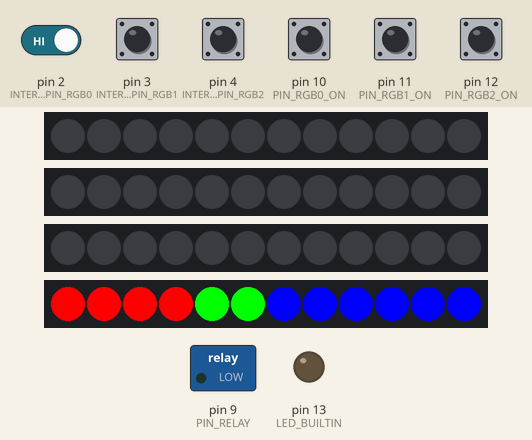
Recording of a sketch running on a simulated Arduino Uno, built with avr-gcc and run on an emulated ATmega328P. On the bench: 4 × 12 RGB LEDs in strip order, left to right, switched loads named in the sketch (green lamp = pin HIGH), output pins drawn as LEDs (lit = HIGH). The test bench sets the inputs (shaded band); at power-on: pin 2 (INTERRUPT_PIN_RGB0), pin 3 (INTERRUPT_PIN_RGB1), pin 4 (INTERRUPT_PIN_RGB2), pin 10 (PIN_RGB0_ON), pin 11 (PIN_RGB1_ON), pin 12 (PIN_RGB2_ON) HIGH.

Above: at 1.4 s.
1.5 s: pin 10 (PIN_RGB0_ON) pulled LOW for 1 s
At 1.7 s:
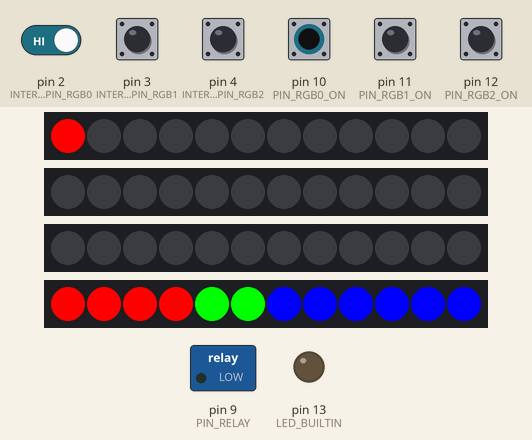
4.0 s: pin 11 (PIN_RGB1_ON) pulled LOW for 0.25 s
At 4.1 s:
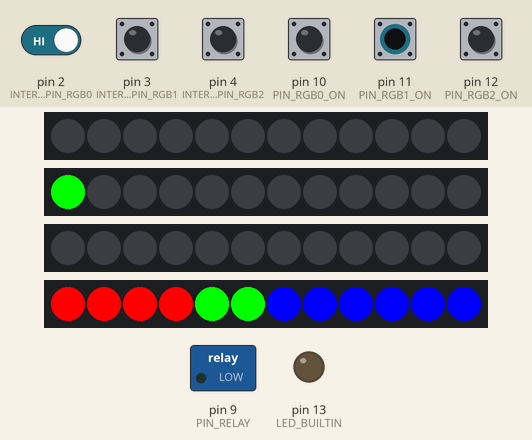
5.9 s: pin 12 (PIN_RGB2_ON) pulled LOW for 0.25 s
At 6.11 s:
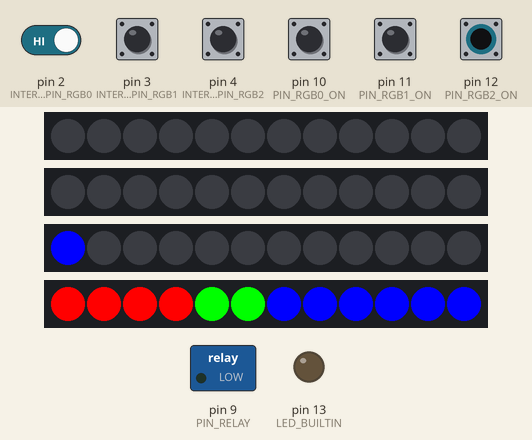
7.7 s: pin 11 (PIN_RGB1_ON) pulled LOW for 1 s
At 8.11 s:
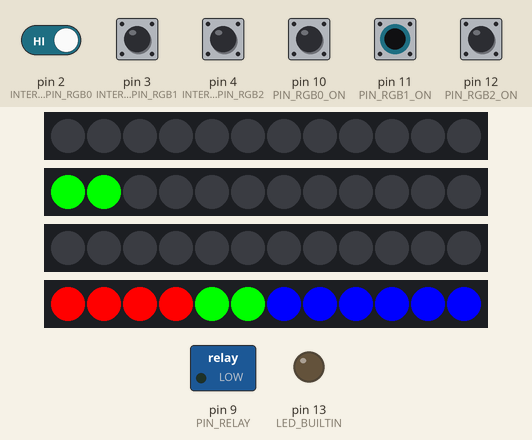
10.2 s: pin 12 (PIN_RGB2_ON) pulled LOW for 1 s
At 10.51 s:
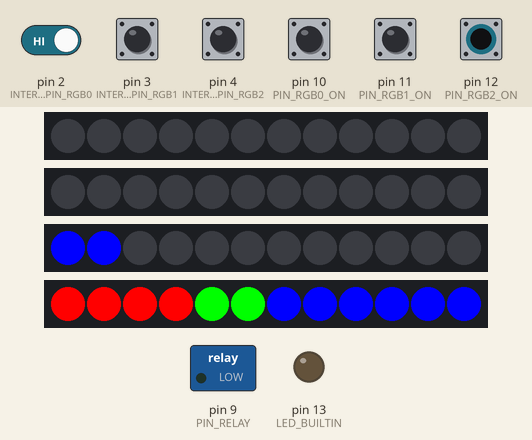
12.7 s: pin 2 (INTERRUPT_PIN_RGB0) driven LOW and pin 11 (PIN_RGB1_ON) driven LOW
At 15.12 s:
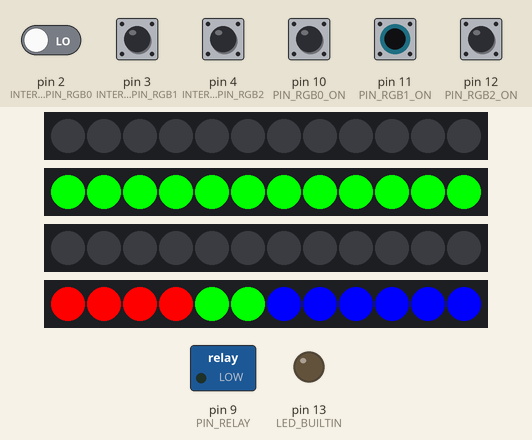
Timing chart, 0 to 16.6 s (numbered marks = the images above; inputs shaded):
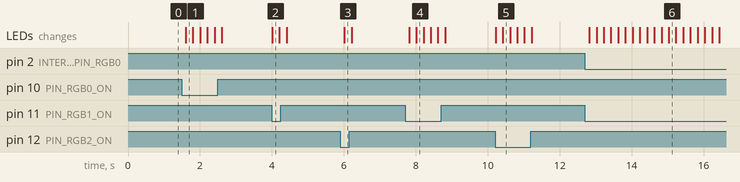

Measured:
- after the input at 1.5 s, the LEDs: change after 0.10 s (image 1)
- after the input at 4.0 s, the LEDs: change at once (image 2)
- after the input at 5.9 s, the LEDs: change after 0.11 s (image 3)
- after the input at 7.7 s, the LEDs: first change after 0.11 s (image 4 shows a later state)
- after the input at 10.2 s, the LEDs: first change at once (image 5 shows a later state)
- after the input at 12.7 s, the LEDs: first change after 0.12 s (image 6 shows a later state)

The sketch:

3strips.ino
```cpp
#include "PinChangeInterrupt.h"
#include "NeoPixelStripController.cpp"
#define PIN_RELAY 9
#define PIN_RGB_CONTROL 8 /// pin tasmy wyswietlajacej wzor

#define PIN_RGB0_ON 10 // pin wlaczajacy tasme 1
#define PIN_RGB1_ON 11
#define PIN_RGB2_ON 12
#define PIN_RGB2  7 // PIN TASMY 3
#define PIN_RGB1  6 // PIN TASMY 2
#define PIN_RGB0  5 // PIN TASMY 1
#define INTERRUPT_PIN_RGB0 2 // Pin z przerwaniem dla przycisk u tasmny 1
#define INTERRUPT_PIN_RGB1 3 // Pin z przerwaniem dla przycisku tasmny 2
#define INTERRUPT_PIN_RGB2 4 // Pin z przerwaniem dla przycisku tasmny 3
#define NEOPIXEL_COUNT 12
#define LEDSTRIP_COUNT 3
#define UPDATE_DELAY_MS 200


NeoPixelStripController * stripControllers[3];
Adafruit_NeoPixel solutionStrip = Adafruit_NeoPixel(NEOPIXEL_COUNT,PIN_RGB_CONTROL,NEO_GRB+NEO_KHZ800);
const int SOLUTION[LEDSTRIP_COUNT][2] = {{0,3},{4,5},{6,11}}; // rozwiazanie w formacie {poczatek, koniec}
const int32_t COLORS[LEDSTRIP_COUNT] = {0xff0000,0x00ff00,0x0000ff}; // kolory tasm
void STRIP_IRQ_HANDLER_0();
void STRIP_IRQ_HANDLER_1();
void STRIP_IRQ_HANDLER_2();

void setup() {
  pinMode(LED_BUILTIN, OUTPUT);
  pinMode(PIN_RELAY, OUTPUT);
  pinMode(INTERRUPT_PIN_RGB0, INPUT_PULLUP);
  pinMode(INTERRUPT_PIN_RGB1, INPUT_PULLUP);
  pinMode(INTERRUPT_PIN_RGB2, INPUT_PULLUP);
  pinMode(PIN_RGB0_ON, INPUT_PULLUP);
  pinMode(PIN_RGB1_ON, INPUT_PULLUP);
  pinMode(PIN_RGB2_ON, INPUT_PULLUP);
  stripControllers[0] = new NeoPixelStripController(new Adafruit_NeoPixel(NEOPIXEL_COUNT, PIN_RGB0, NEO_GRB + NEO_KHZ800),COLORS[0],12, PIN_RGB0_ON); // Tasma 1
  stripControllers[1] = new NeoPixelStripController(new Adafruit_NeoPixel(NEOPIXEL_COUNT, PIN_RGB1, NEO_GRB + NEO_KHZ800),COLORS[1],12, PIN_RGB1_ON); // Tasma 2
  stripControllers[2] = new NeoPixelStripController(new Adafruit_NeoPixel(NEOPIXEL_COUNT, PIN_RGB2, NEO_GRB + NEO_KHZ800),COLORS[2],12, PIN_RGB2_ON); // Tasma 3
  attachPinChangeInterrupt(digitalPinToPinChangeInterrupt(INTERRUPT_PIN_RGB0), STRIP_IRQ_HANDLER_0, FALLING);
  attachPinChangeInterrupt(digitalPinToPinChangeInterrupt(INTERRUPT_PIN_RGB1), STRIP_IRQ_HANDLER_1, FALLING);
  attachPinChangeInterrupt(digitalPinToPinChangeInterrupt(INTERRUPT_PIN_RGB2), STRIP_IRQ_HANDLER_2, FALLING);
  Serial.begin(9600);
  int i;
  for(i = 0; i<LEDSTRIP_COUNT; i++)
  {
    NeoPixelStripController * strip = stripControllers[i];
    strip->init();
  }
  solutionStrip.begin();
  for(i = SOLUTION[0][0]; i <= SOLUTION[0][1]; i++)
    solutionStrip.setPixelColor(i,COLORS[0]);
  for(i = SOLUTION[1][0]; i <= SOLUTION[1][1]; i++)
    solutionStrip.setPixelColor(i,COLORS[1]);
  for(i = SOLUTION[2][0]; i <= SOLUTION[2][1]; i++)
    solutionStrip.setPixelColor(i,COLORS[2]);
  solutionStrip.show();
  //Serial.println(RUN_LEFT); Serial.println(RUN_RIGHT); Serial.println(STOPPED);
}


void loop()
{
  //Serial.print(stripControllers[0]->getState());Serial.print(stripControllers[1]->getState());Serial.print(stripControllers[2]->getState());Serial.print("\n");
  if((stripControllers[0]->getState() == STOPPED) && (stripControllers[1]->getState() == STOPPED) && (stripControllers[2]->getState() == STOPPED ))
    if(isPuzzleCorrect())
      onSolutionCorrect();
  delay(UPDATE_DELAY_MS);
  int i;
  for(i = 0; i<LEDSTRIP_COUNT; i++)
  {
    NeoPixelStripController* strip = stripControllers[i];
    strip->updateStrip();
    //Serial.print("Should update "); Serial.print(i); Serial.print("\n");
  }
}

bool isPuzzleCorrect()
{
  //Serial.println("Checking correctness...");
  bool isCorrect = true;
  int i;
  for(i = 0; i<LEDSTRIP_COUNT; i++)
  {
    NeoPixelStripController * strip = stripControllers[i];
    if(!(strip -> isMatchingSolution(SOLUTION[i][0], SOLUTION[i][1])) )
    {
      //Serial.print(i); Serial.print(" is incorrect.");
      isCorrect = false;
      break;
    }
  }
  return isCorrect;
}
void onSolutionCorrect()
{
  //Serial.print("VICTORY!\n");
  digitalWrite(PIN_RELAY,LOW);
}
void STRIP_IRQ_HANDLER_0()
{
  if(digitalRead(INTERRUPT_PIN_RGB0) != LOW)
    return;
  stripControllers[0]->handleIRQ();
}
void STRIP_IRQ_HANDLER_1()
{
  if(digitalRead(INTERRUPT_PIN_RGB1) != LOW)
    return;
  stripControllers[1]->handleIRQ();
}
void STRIP_IRQ_HANDLER_2()
{
  if(digitalRead(INTERRUPT_PIN_RGB2) != LOW)
    return;
  stripControllers[2]->handleIRQ();
}
```

NeoPixelStripController.cpp
```cpp
#include <Adafruit_NeoPixel.h>

#define DEBOUNCE_TIME 200
#define STATE_COUNT 3
#define PIN_RGB_ON_STATE LOW // stan wlaczajacy tasme na danym pinie
enum StripState {
	RUN_RIGHT,
	RUN_LEFT,
	STOPPED
};

class NeoPixelStripController {
private:
	StripState stripState;
	Adafruit_NeoPixel * LEDStrip;
	unsigned volatile long lastInterruptTime;
	uint32_t stripColor;
	int lastLitRelative;
	int rightStopPixel;
	int leftStopPixel;
	int leftRightGap;
	int pixelCount;
  bool isZeroState;
  unsigned char onPin;
public:
	NeoPixelStripController(Adafruit_NeoPixel * strip, uint32_t stripColor, unsigned int pixelCount, unsigned char onPin)
	{
		this->stripColor = stripColor;
		this->LEDStrip = strip;
		this->pixelCount = pixelCount;
    this->onPin = onPin;
    this->isZeroState = true;
		lastInterruptTime = 0;
		lastLitRelative = -1;
		stripState = RUN_RIGHT;
		leftStopPixel = 0;
		rightStopPixel = pixelCount -1;
		leftRightGap = rightStopPixel - leftStopPixel;

	}
	void init()
	{
		LEDStrip->begin();
    LEDStrip->clear();
		LEDStrip->show();
	}
	void updateStrip()
	{
    if(digitalRead(onPin) != PIN_RGB_ON_STATE) // jesli tasma jest wylaczona to nie przyjmujemy zadnych polecen ani nie aktualizujemy tasmy
    {
      if(!this->isZeroState)
        reset();
      return;
    }
    this->isZeroState = false;
		switch(stripState)
		{
			case RUN_RIGHT:
			{
				int relativeToLight = (lastLitRelative + 1);
				if(relativeToLight >= (leftRightGap+1))
				{
						//Serial.println("CLEARIN!");
						LEDStrip->clear();
						//Serial.print(relativeToLight); Serial.print("%"); Serial.print(leftRightGap); Serial.print("\n");
						relativeToLight %= (leftRightGap+1);
				}

				//Serial.print("Lighting "); Serial.print(leftStopPixel+relativeToLight); Serial.print(" with "); Serial.print(stripColor); Serial.print("\n");
				LEDStrip->setPixelColor(leftStopPixel+relativeToLight,stripColor);
				LEDStrip->show();
				lastLitRelative = relativeToLight;
				break;
			}
			case RUN_LEFT:
			{
				int relativeToLight = (lastLitRelative + 1);
				if(relativeToLight >= (leftRightGap+1))
				{
					LEDStrip->clear();
					relativeToLight %= (leftRightGap+1);
				}
				LEDStrip->setPixelColor(rightStopPixel-relativeToLight,stripColor);
				LEDStrip->show();
				lastLitRelative = relativeToLight;
				break;
			}
			case STOPPED:
			{
				return;
			}

		}
	}
  void reset()
  {
    leftStopPixel = 0;
    rightStopPixel = pixelCount-1;
    lastLitRelative = -1;
    leftRightGap = rightStopPixel - leftStopPixel;
    LEDStrip->clear();
    LEDStrip->show();
    this->stripState = RUN_RIGHT;
    this->isZeroState = true;
  }
	void handleIRQ()
	{
    if(digitalRead(onPin) != PIN_RGB_ON_STATE) // jesli tasma jest wylaczona to nie przyjmujemy zadnych polecen ani nie aktualizujemy tasmy
    {
      if(!this->isZeroState)
        reset();
      return;
    }
    this->isZeroState = false;
		if ((millis() - lastInterruptTime) < DEBOUNCE_TIME)
    {
			return;
    }
    lastInterruptTime = millis();
		switch(stripState)
		{
			case RUN_RIGHT:
			{
				rightStopPixel = lastLitRelative;
				leftRightGap = rightStopPixel-leftStopPixel;
				lastLitRelative = rightStopPixel ;
				LEDStrip->clear();
				Serial.print("IRQ IN RUN_RIGHT! RIGHT: "); Serial.print(rightStopPixel); Serial.print(" LEFT: "); Serial.print(leftStopPixel); Serial.print(" LAST LIT:"); Serial.print(lastLitRelative); Serial.print("\n");
				break;
			}
			case RUN_LEFT:
			{
				leftStopPixel = rightStopPixel - lastLitRelative;
				leftRightGap = rightStopPixel-leftStopPixel;
				lastLitRelative = leftStopPixel - 1;
        LEDStrip->clear();
        for(int i = leftStopPixel; i <= rightStopPixel; i++)
          LEDStrip->setPixelColor(i,stripColor);
        LEDStrip->show();
				Serial.print("IRQ IN RUN_LEFT! RIGHT: "); Serial.print(rightStopPixel); Serial.print(" LEFT: "); Serial.print(leftStopPixel); Serial.print(" LAST LIT:"); Serial.print(lastLitRelative); Serial.print("\n");
				break;
			}
			case STOPPED:
			{
				leftStopPixel = 0;
				rightStopPixel = pixelCount-1;
				lastLitRelative = -1;
				leftRightGap = rightStopPixel - leftStopPixel;
				LEDStrip->clear();
				Serial.print("IRQ IN STOPPED! RIGHT: "); Serial.print(rightStopPixel); Serial.print(" LEFT: "); Serial.print(leftStopPixel); Serial.print(" LAST LIT:"); Serial.print(lastLitRelative); Serial.print("\n");
				break;
			}
		}
		this->stripState = static_cast<StripState>((this->stripState+1)%STATE_COUNT);
	}
	StripState getState()
	{
		return stripState;
	}
	bool isMatchingSolution(int left, int right)
	{
		return ( (left == leftStopPixel) && (right == rightStopPixel) );
	}
};
```
